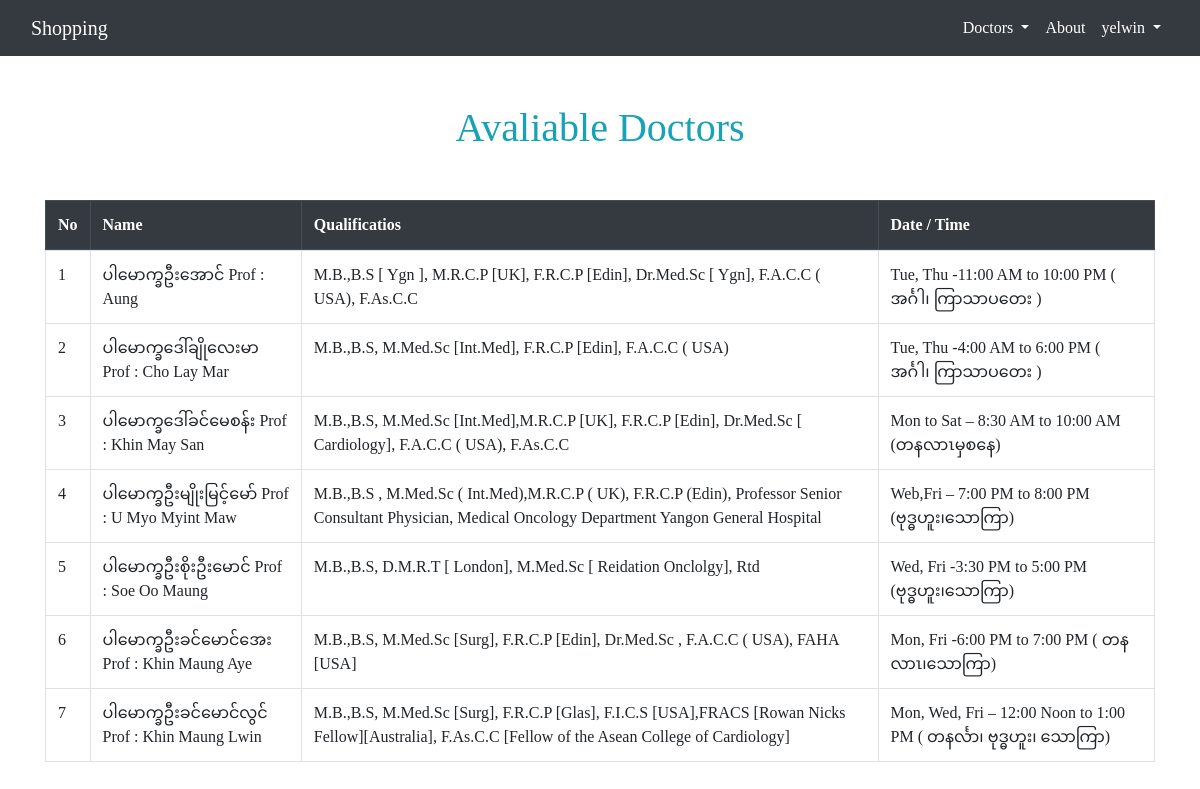
The app's page /doctor/doc/show/all (signed in) with its own data.
### doctor/models.py (models this page shows)
class Doctor(models.Model):
    name=models.CharField(max_length=150)
    quali=models.TextField()
    duty=models.TextField()
    category=models.IntegerField()

### doctor/views.py (the view)
# urls.py: path('doc/show/all',views.showDoctors,name="doctor-show-page"),
def showDoctors(request):
    docts=Doctor.objects.all()
    dict={
        "title":"Find A Doctor",
        "docts":docts
    }
    return render(request,"doctor/show_doctors.html",dict)

### doctor/templates/doctor/show_doctors.html
{% extends 'page/base.html' %}
{% block content %}
  <div class="container my-5">
      <h1 class="text-center text-info mb-5">Avaliable Doctors</h1>
        <table class="table table-bordered">
                <tr>
                    <thead class="thead-dark">
                        <th scope="col">No</th>
                        <th scope="col">Name</th>
                        <th scope="col">Qualificatios</th>
                        <th scope="col">Date / Time</th>
                    </thead>
                    <tbody>
                        {% for doct in docts %}
                            <tr>
                                <td>{{doct.id}}</td>
                                <td>{{doct.name}}</td>
                                <td>{{doct.quali}}</td>
                                <td>{{doct.duty}}</td>
                            </tr>
                        {% endfor %}
                    </tbody>
                </tr>
        </table>
  </div>
{% endblock %}

### page/templates/page/base.html (shortened to what this page needs)
{% load static %}
<!doctype html>
<html lang="en">
  <head>
    <link rel="stylesheet" href="https://stackpath.bootstrapcdn.com/bootstrap/4.4.1/css/bootstrap.min.css">
    <link rel="stylesheet" href="https://stackpath.bootstrapcdn.com/font-awesome/4.7.0/css/font-awesome.min.css">
     <link rel="stylesheet" href="{% static 'page/css/main.css' %}">
  </head>
  <body>
    <div class="container-fluid bg-dark">
        <nav class="navbar navbar-expand-lg navbar-light">
            <a class="navbar-brand text-white" href="#">Shopping</a>
            <div class="collapse navbar-collapse" id="navbarSupportedContent">
              <ul class="navbar-nav ml-auto">
                <li class="nav-item dropdown">
                  <a class="nav-link dropdown-toggle text-white" href="#" id="navbarDropdown" role="button" data-toggle="dropdown" aria-haspopup="true" aria-expanded="false">
                    Doctors
                  </a>
                </li>
                <li class="nav-item">
                  <a class="nav-link text-white" href="{% url 'about-page'%}">About</a>
                </li>
                <li class="nav-item dropdown">
                  <a class="nav-link dropdown-toggle text-white" href="#" id="navbarDropdown" role="button" data-toggle="dropdown" aria-haspopup="true" aria-expanded="false">
                    {% if user.is_authenticated %}
                        {{user.username}}
                    {% else %}
                        Member
                    {% endif %}
                  </a>
                </li>
              </ul>
            </div>
          </nav>
    </div>
    {% block content %}
    {% endblock %}
  </body>
</html>

### page/static/page/css/main.css (style rules this page uses)
* { font-family: Cambria, Cochin, Georgia, Times, 'Times New Roman', serif; }
h1 { color: red; }

### records on screen
Doctor: id "1", name "ပါမောက္ခဦးအောင် Prof : Aung", quali "M.B.,B.S [ Ygn ], M.R.C.P [UK], F.R.C.P [Edin], Dr.Med.Sc [ Ygn], F.A.C.C ( USA), F.As.C.C", duty "Tue, Thu -11:00 AM to 10:00 PM ( အင်္ဂါ၊ ကြာသာပတေး )"
Doctor: id "2", name "ပါမောက္ခဒေါ်ချိုလေးမာ Prof : Cho Lay Mar", quali "M.B.,B.S, M.Med.Sc [Int.Med], F.R.C.P [Edin], F.A.C.C ( USA)", duty "Tue, Thu -4:00 AM to 6:00 PM ( အင်္ဂါ၊ ကြာသာပတေး )"
Doctor: id "3", name "ပါမောက္ခဒေါ်ခင်မေစန်း Prof : Khin May San", quali "M.B.,B.S, M.Med.Sc [Int.Med],M.R.C.P [UK], F.R.C.P [Edin], Dr.Med.Sc [ Cardiology], F.A.C.C ( USA), F.As.C.C", duty "Mon to Sat – 8:30 AM to 10:00 AM (တနလာၤမှစနေ)"
Doctor: id "4", name "ပါမောက္ခဦးမျိုးမြင့်မော် Prof : U Myo Myint Maw", quali "M.B.,B.S , M.Med.Sc ( Int.Med),M.R.C.P ( UK), F.R.C.P (Edin), Professor Senior Consultant Physician, Medical Oncology Department Yangon General Hospital", duty "Web,Fri – 7:00 PM to 8:00 PM (ဗုဒ္ဓဟူး၊သောကြာ)"
Doctor: id "5", name "ပါမောက္ခဦးစိုးဦးမောင် Prof : Soe Oo Maung", quali "M.B.,B.S, D.M.R.T [ London], M.Med.Sc [ Reidation Onclolgy], Rtd", duty "Wed, Fri -3:30 PM to 5:00 PM (ဗုဒ္ဓဟူး၊သောကြာ)"
Doctor: id "6", name "ပါမောက္ခဦးခင်မောင်အေး Prof : Khin Maung Aye", quali "M.B.,B.S, M.Med.Sc [Surg], F.R.C.P [Edin], Dr.Med.Sc , F.A.C.C ( USA), FAHA [USA]", duty "Mon, Fri -6:00 PM to 7:00 PM ( တနလာၤ၊သောကြာ)"
Doctor: id "7", name "ပါမောက္ခဦးခင်မောင်လွင် Prof : Khin Maung Lwin", quali "M.B.,B.S, M.Med.Sc [Surg], F.R.C.P [Glas], F.I.C.S [USA],FRACS [Rowan Nicks Fellow][Australia], F.As.C.C [Fellow of the Asean College of Cardiology]", duty "Mon, Wed, Fri – 12:00 Noon to 1:00 PM ( တနင်္လာ၊ ဗုဒ္ဓဟူး၊ သောကြာ)"

### other values on screen
{{ user.username }} "yelwin"
